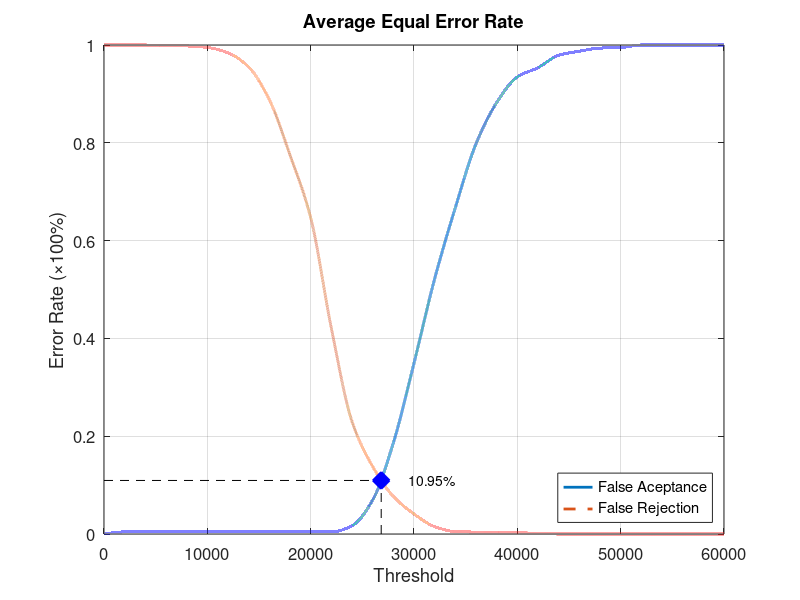
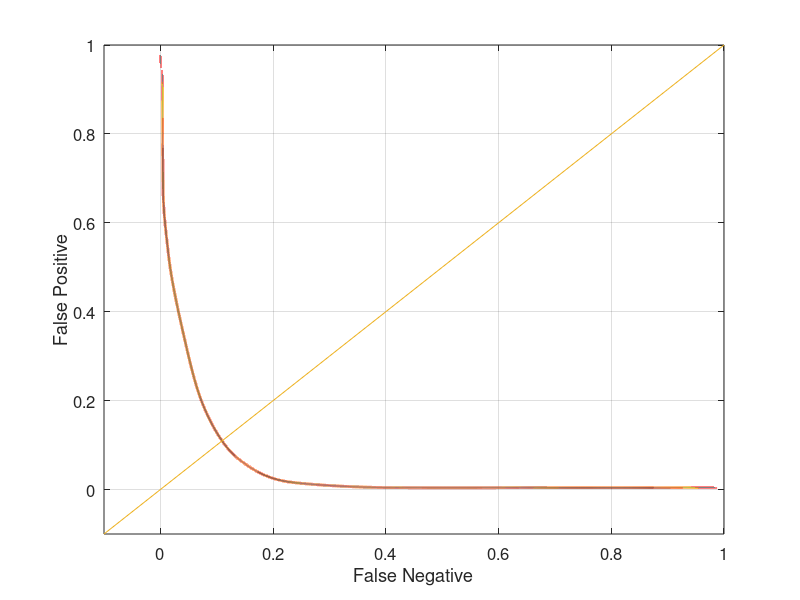

Write MATLAB code to recreate these figures, in order.
function yEER = Database3Average
close all;
clear;
clc;
x = 0:2000:60000;
xq = 0:0.5:60000;

y0 = [0 0.00421053 0.00421053 0.00421053 0.00421053 0.00421053 0.00421053 0.00421053 0.00421053 0.00421053 0.00421053 0.00421053 0.0168421 0.0694737 0.186316 0.349474 0.522105 0.667368 0.797895 0.882105 0.934737 0.953684 0.978947 0.987368 0.993684 0.994737 1 1 1 1 1];
yy0 = interp1(x, y0, xq, 'pchip');
y1 = [1 1 1 0.998 0.998 0.995 0.984 0.955 0.888 0.775 0.647 0.421 0.23 0.138 0.077 0.041 0.015 0.005 0.004 0.004 0.003 0.001 0 0 0 0 0 0 0 0 0];
yy1 = interp1(x, y1, xq, 'pchip');

% Calculating EER: 
y2 = abs(y0 - y1);
find(y2 == min(y2))
yy2 = abs(yy0 - yy1);
xEER = find(yy2 == min(yy2));
xEERIndex = xq(xEER) % X-axis EER
yEER = yy0(xEER) % Y-axis EER

main = figure
plot(xq, yy0,'-','LineWidth', 2);	hold on
plot(xq, yy1,'--','LineWidth', 2);	hold on
plot([xEERIndex xEERIndex], [0 yEER], 'k--');	hold on
plot([0 xEERIndex], [yEER yEER], 'k--');	hold on
plot(xEERIndex, yEER, 'bx', 'LineWidth', 10);	hold on
text(xEERIndex + 10 * xEERIndex / 100, yEER, [num2str(round((10000 * yEER)) / 100) '%'])
legend('False Aceptance', 'False Rejection', 'Location', 'SouthEast')
xlabel('Threshold')
ylabel('Error Rate (\times100%)')
title('Average Equal Error Rate')
set(gca, 'FontSize', 12)
axis([0 60000 0 1])
grid on

print(main, 'Database3AverageMain', '-dpng');
FNRxFPR = figure('Color', [1 1 1]);
plot(yy1, yy0, '-', yy1, yy0, 'LineWidth', 2);
hold on
y = -0.1:0.1:1
plot(y, y); 
set(gca, 'FontSize', 12)
xlabel('False Negative')
ylabel('False Positive')
axis([-0.1 1 -0.1 1])
set(gca, 'FontSize', 12)
grid on

print(FNRxFPR, 'Database3AverageFNRxFPR','-dpng');
end
